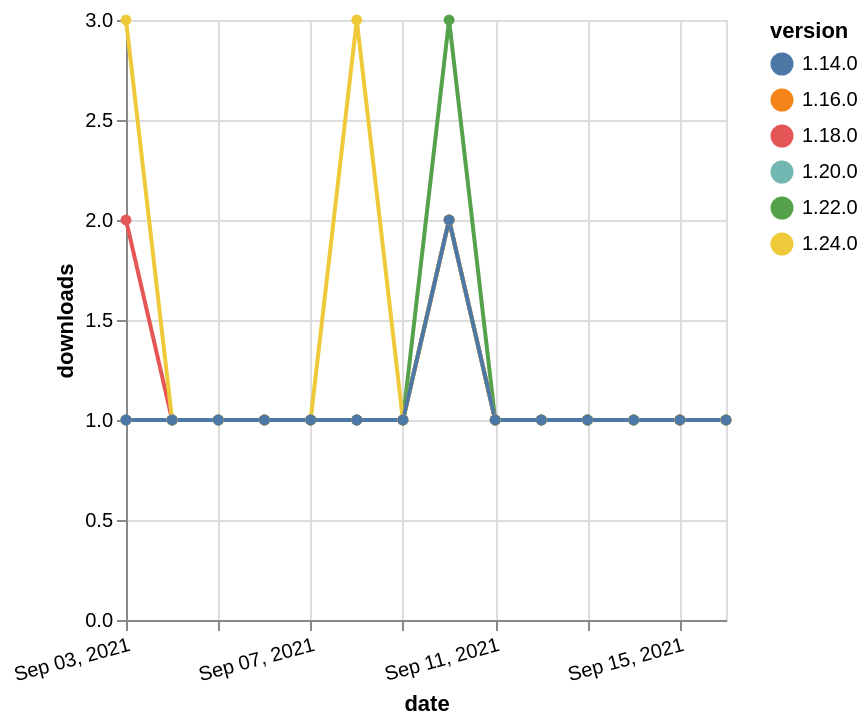

Source (Vega-Lite JSON):
### Vega-Lite specification from a JSON file in a GitHub repository (floating-point values rounded to 4 significant figures)
{"$schema": "https://vega.github.io/schema/vega-lite/v5.json", "description": "A simple bar chart with embedded data.", "data": {"values": [{"date": "2021-09-03", "total": 171, "delta": 2, "version": "1.18.0"}, {"date": "2021-09-04", "total": 172, "delta": 1, "version": "1.18.0"}, {"date": "2021-09-05", "total": 173, "delta": 1, "version": "1.18.0"}, {"date": "2021-09-06", "total": 174, "delta": 1, "version": "1.18.0"}, {"date": "2021-09-07", "total": 175, "delta": 1, "version": "1.18.0"}, {"date": "2021-09-08", "total": 176, "delta": 1, "version": "1.18.0"}, {"date": "2021-09-09", "total": 177, "delta": 1, "version": "1.18.0"}, {"date": "2021-09-10", "total": 179, "delta": 2, "version": "1.18.0"}, {"date": "2021-09-11", "total": 180, "delta": 1, "version": "1.18.0"}, {"date": "2021-09-12", "total": 181, "delta": 1, "version": "1.18.0"}, {"date": "2021-09-13", "total": 182, "delta": 1, "version": "1.18.0"}, {"date": "2021-09-14", "total": 183, "delta": 1, "version": "1.18.0"}, {"date": "2021-09-15", "total": 184, "delta": 1, "version": "1.18.0"}, {"date": "2021-09-16", "total": 185, "delta": 1, "version": "1.18.0"}, {"date": "2021-09-03", "total": 175, "delta": 1, "version": "1.22.0"}, {"date": "2021-09-04", "total": 176, "delta": 1, "version": "1.22.0"}, {"date": "2021-09-05", "total": 177, "delta": 1, "version": "1.22.0"}, {"date": "2021-09-06", "total": 178, "delta": 1, "version": "1.22.0"}, {"date": "2021-09-07", "total": 179, "delta": 1, "version": "1.22.0"}, {"date": "2021-09-08", "total": 180, "delta": 1, "version": "1.22.0"}, {"date": "2021-09-09", "total": 181, "delta": 1, "version": "1.22.0"}, {"date": "2021-09-10", "total": 184, "delta": 3, "version": "1.22.0"}, {"date": "2021-09-11", "total": 185, "delta": 1, "version": "1.22.0"}, {"date": "2021-09-12", "total": 186, "delta": 1, "version": "1.22.0"}, {"date": "2021-09-13", "total": 187, "delta": 1, "version": "1.22.0"}, {"date": "2021-09-14", "total": 188, "delta": 1, "version": "1.22.0"}, {"date": "2021-09-15", "total": 189, "delta": 1, "version": "1.22.0"}, {"date": "2021-09-16", "total": 190, "delta": 1, "version": "1.22.0"}, {"date": "2021-09-03", "total": 154, "delta": 1, "version": "1.20.0"}, {"date": "2021-09-04", "total": 155, "delta": 1, "version": "1.20.0"}, {"date": "2021-09-05", "total": 156, "delta": 1, "version": "1.20.0"}, {"date": "2021-09-06", "total": 157, "delta": 1, "version": "1.20.0"}, {"date": "2021-09-07", "total": 158, "delta": 1, "version": "1.20.0"}, {"date": "2021-09-08", "total": 159, "delta": 1, "version": "1.20.0"}, {"date": "2021-09-09", "total": 160, "delta": 1, "version": "1.20.0"}, {"date": "2021-09-10", "total": 162, "delta": 2, "version": "1.20.0"}, {"date": "2021-09-11", "total": 163, "delta": 1, "version": "1.20.0"}, {"date": "2021-09-12", "total": 164, "delta": 1, "version": "1.20.0"}, {"date": "2021-09-13", "total": 165, "delta": 1, "version": "1.20.0"}, {"date": "2021-09-14", "total": 166, "delta": 1, "version": "1.20.0"}, {"date": "2021-09-15", "total": 167, "delta": 1, "version": "1.20.0"}, {"date": "2021-09-16", "total": 168, "delta": 1, "version": "1.20.0"}, {"date": "2021-09-03", "total": 182, "delta": 1, "version": "1.16.0"}, {"date": "2021-09-04", "total": 183, "delta": 1, "version": "1.16.0"}, {"date": "2021-09-05", "total": 184, "delta": 1, "version": "1.16.0"}, {"date": "2021-09-06", "total": 185, "delta": 1, "version": "1.16.0"}, {"date": "2021-09-07", "total": 186, "delta": 1, "version": "1.16.0"}, {"date": "2021-09-08", "total": 187, "delta": 1, "version": "1.16.0"}, {"date": "2021-09-09", "total": 188, "delta": 1, "version": "1.16.0"}, {"date": "2021-09-10", "total": 190, "delta": 2, "version": "1.16.0"}, {"date": "2021-09-11", "total": 191, "delta": 1, "version": "1.16.0"}, {"date": "2021-09-12", "total": 192, "delta": 1, "version": "1.16.0"}, {"date": "2021-09-13", "total": 193, "delta": 1, "version": "1.16.0"}, {"date": "2021-09-14", "total": 194, "delta": 1, "version": "1.16.0"}, {"date": "2021-09-15", "total": 195, "delta": 1, "version": "1.16.0"}, {"date": "2021-09-16", "total": 196, "delta": 1, "version": "1.16.0"}, {"date": "2021-09-03", "total": 118, "delta": 3, "version": "1.24.0"}, {"date": "2021-09-04", "total": 119, "delta": 1, "version": "1.24.0"}, {"date": "2021-09-05", "total": 120, "delta": 1, "version": "1.24.0"}, {"date": "2021-09-06", "total": 121, "delta": 1, "version": "1.24.0"}, {"date": "2021-09-07", "total": 122, "delta": 1, "version": "1.24.0"}, {"date": "2021-09-08", "total": 125, "delta": 3, "version": "1.24.0"}, {"date": "2021-09-09", "total": 126, "delta": 1, "version": "1.24.0"}, {"date": "2021-09-10", "total": 128, "delta": 2, "version": "1.24.0"}, {"date": "2021-09-11", "total": 129, "delta": 1, "version": "1.24.0"}, {"date": "2021-09-12", "total": 130, "delta": 1, "version": "1.24.0"}, {"date": "2021-09-13", "total": 131, "delta": 1, "version": "1.24.0"}, {"date": "2021-09-14", "total": 132, "delta": 1, "version": "1.24.0"}, {"date": "2021-09-15", "total": 133, "delta": 1, "version": "1.24.0"}, {"date": "2021-09-16", "total": 134, "delta": 1, "version": "1.24.0"}, {"date": "2021-09-03", "total": 228, "delta": 1, "version": "1.14.0"}, {"date": "2021-09-04", "total": 229, "delta": 1, "version": "1.14.0"}, {"date": "2021-09-05", "total": 230, "delta": 1, "version": "1.14.0"}, {"date": "2021-09-06", "total": 231, "delta": 1, "version": "1.14.0"}, {"date": "2021-09-07", "total": 232, "delta": 1, "version": "1.14.0"}, {"date": "2021-09-08", "total": 233, "delta": 1, "version": "1.14.0"}, {"date": "2021-09-09", "total": 234, "delta": 1, "version": "1.14.0"}, {"date": "2021-09-10", "total": 236, "delta": 2, "version": "1.14.0"}, {"date": "2021-09-11", "total": 237, "delta": 1, "version": "1.14.0"}, {"date": "2021-09-12", "total": 238, "delta": 1, "version": "1.14.0"}, {"date": "2021-09-13", "total": 239, "delta": 1, "version": "1.14.0"}, {"date": "2021-09-14", "total": 240, "delta": 1, "version": "1.14.0"}, {"date": "2021-09-15", "total": 241, "delta": 1, "version": "1.14.0"}, {"date": "2021-09-16", "total": 242, "delta": 1, "version": "1.14.0"}]}, "width": "container", "mark": {"type": "line", "point": {"filled": true}}, "encoding": {"x": {"field": "date", "type": "temporal", "timeUnit": "yearmonthdate", "title": "date", "axis": {"labelAngle": -15}}, "y": {"field": "delta", "type": "quantitative", "title": "downloads"}, "color": {"field": "version", "type": "nominal"}, "tooltip": {"field": "delta"}}}
